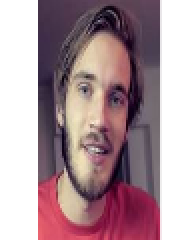
#> input picture servers/face-server/main_face.png, 95 x 120 px (shown 2 times larger)
$ python -i process_image.py   (imports and definitions only)
#> lines starting #> are read from the running program, lines starting #| are printed output that depends on the picture
# backend/process_image.py
import cv2
import numpy as np
import sys
from rembg import remove
from PIL import Image

# [38 lines left out: function remove_noise_and_extract_face, not called in this run]

def save_main_face_with_extended_area(input_image_path, output_image_path):
    # Load the pre-trained face detection model from OpenCV
#> called with input_image_path = 'main_face.png', output_image_path = 'out.png'
    face_cascade = cv2.CascadeClassifier(cv2.data.haarcascades + 'haarcascade_frontalface_default.xml')

    # Read the input image
    image = cv2.imread(input_image_path)
#> image is the input picture: shape (120, 95, 3); mean B, G, R 153.8, 147.1, 171.9
    gray = cv2.cvtColor(image, cv2.COLOR_BGR2GRAY)
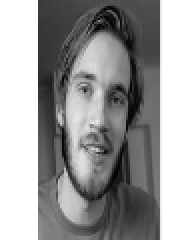
#> gray: shape (120, 95) (shown 2 times larger); min 3, max 255, mean 155.2

    # Detect faces in the image
    faces = face_cascade.detectMultiScale(gray, scaleFactor=1.1, minNeighbors=5, minSize=(30, 30))
#> faces = [[20, 22, 61, 61]]

    # Select the largest face as the main face
    if len(faces) > 0:
        main_face = max(faces, key=lambda rect: rect[2] * rect[3])
#> main_face = [20, 22, 61, 61]
        x, y, w, h = main_face
#> x = 20; y = 22; w = 61; h = 61

        # Define the extended cropping region
        top_extend = int(h * 0.2)  # Extending above the head
#> top_extend = 12
        bottom_extend = int(h * 0.4)  # Extending down to the shoulder
#> bottom_extend = 24

        y_start = max(y - top_extend, 0)
#> y_start = 10
        y_end = min(y + h + bottom_extend, image.shape[0])
#> y_end = 107
        x_start = max(x, 0)
#> x_start = 20
        x_end = min(x + w, image.shape[1])
#> x_end = 81

        # Crop the extended face region
        main_face_extended_roi = image[y_start:y_end, x_start:x_end]
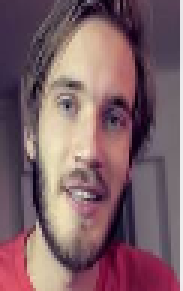
#> main_face_extended_roi: shape (97, 61, 3) (shown 3 times larger); mean B, G, R 103.6, 96.7, 126.7
        resized_face = cv2.resize(main_face_extended_roi, (250, 300))
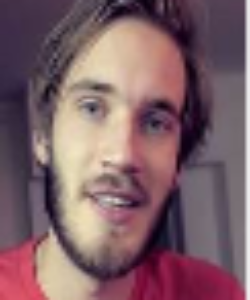
#> resized_face: shape (300, 250, 3); mean B, G, R 103.5, 96.6, 126.6

        # Save the extended main face as a new image
        cv2.imwrite(output_image_path,resized_face)
        print("Main face with extended area saved as:", output_image_path)
    else:
        print("No faces detected in the image.")

# [22 lines left out: function add_output_on_background, not called in this run]

# [43 lines not run here, left out]

    # add_output_on_background(image_with_new_bg_path, background_path, output_image_path, border_size)

>>> result = save_main_face_with_extended_area('main_face.png', 'out.png')

$ run again, on servers/face-server/passport_image.png
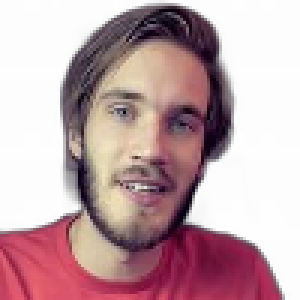
#> input picture servers/face-server/passport_image.png, 100 x 100 px (shown 3 times larger)
#> in save_main_face_with_extended_area, image is the input picture: shape (100, 100, 3); mean B, G, R 168.8, 164, 193.2
#> in save_main_face_with_extended_area, `gray = cv2.cvtColor(image, cv2.COLOR_BGR2GRAY)`:
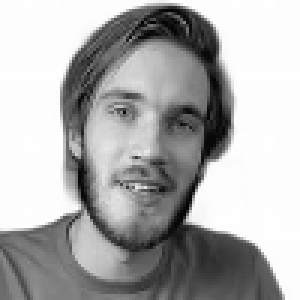
#> gray: shape (100, 100) (shown 3 times larger); min 3, max 254, mean 173.3
#> faces = [[21, 16, 59, 59]]
#> main_face = [21, 16, 59, 59]
#> x = 21; y = 16; w = 59
#> top_extend = 11
#> bottom_extend = 23
#> y_start = 5
#> y_end = 98
#> x_start = 21
#> x_end = 80
#> in save_main_face_with_extended_area, `resized_face = cv2.resize(main_face_extended_roi, (250, 300))`:
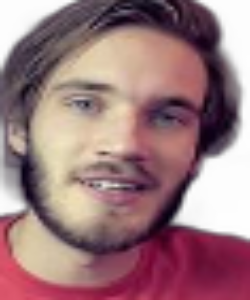
#> resized_face: shape (300, 250, 3); mean B, G, R 125.6, 121.3, 156.3

$ run again, on servers/face-server/pew.jpeg
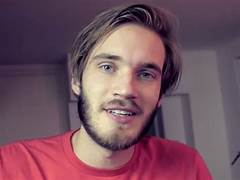
#> input picture servers/face-server/pew.jpeg, 240 x 180 px
#> in save_main_face_with_extended_area, image is the input picture: shape (180, 240, 3); mean B, G, R 95.3, 82.3, 117.3
#> in save_main_face_with_extended_area, `gray = cv2.cvtColor(image, cv2.COLOR_BGR2GRAY)`:
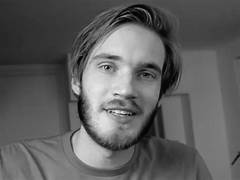
#> gray: shape (180, 240); min 2, max 245, mean 94.2
#> faces = [[70, 26, 111, 111]]
#> main_face = [70, 26, 111, 111]
#> x = 70; y = 26; w = 111
#> top_extend = 22
#> bottom_extend = 44
#> y_start = 4
#> y_end = 180
#> x_start = 70
#> x_end = 181
#> in save_main_face_with_extended_area, `resized_face = cv2.resize(main_face_extended_roi, (250, 300))`:
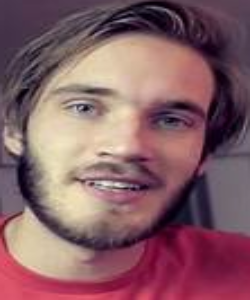
#> resized_face: shape (300, 250, 3); mean B, G, R 101.4, 94.3, 133.8
